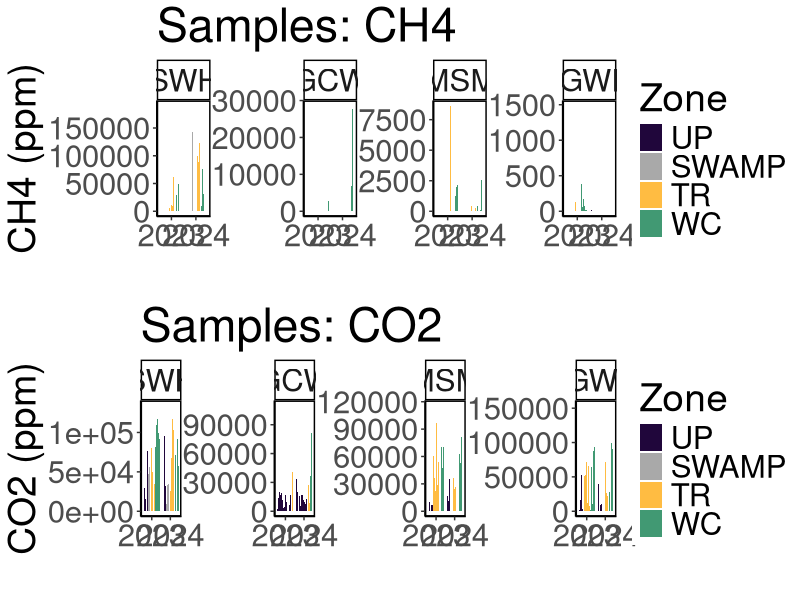
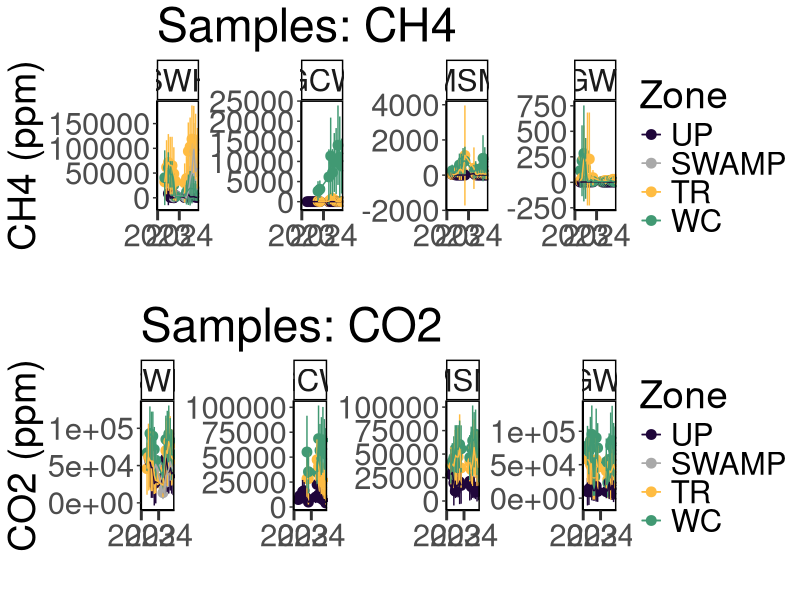
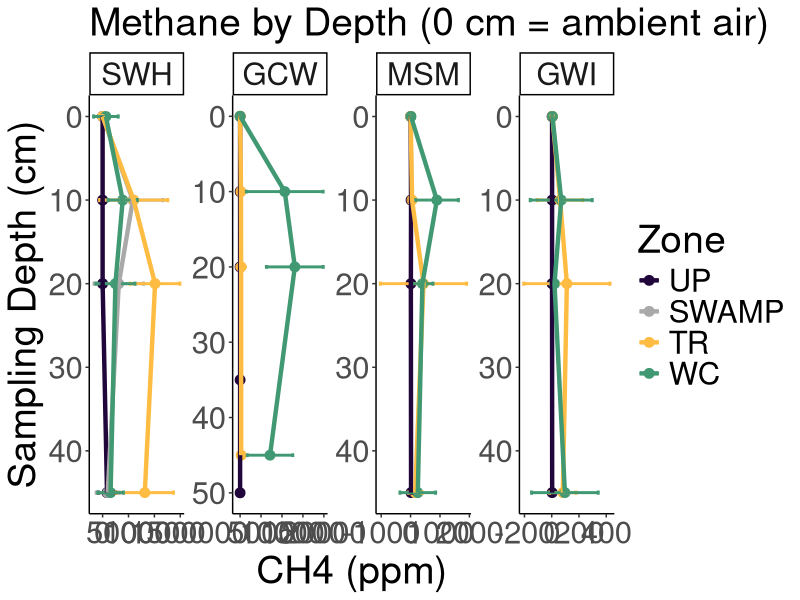
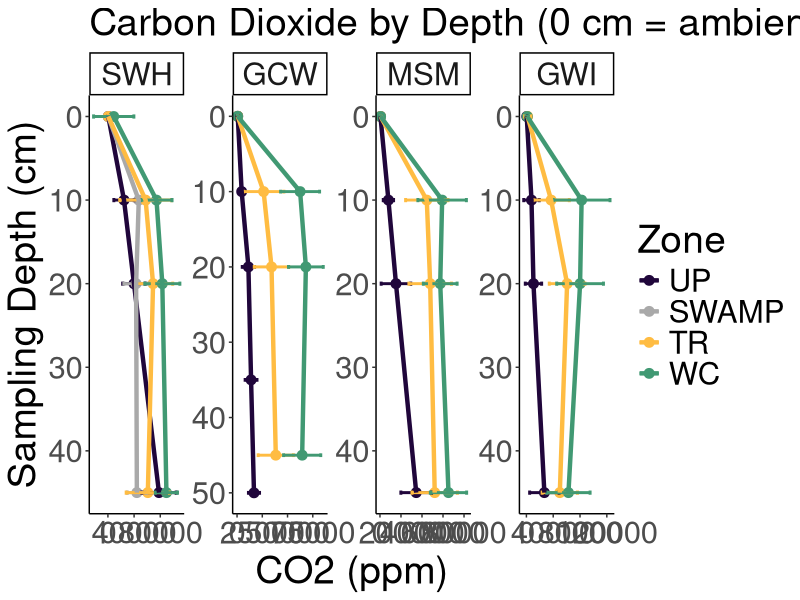
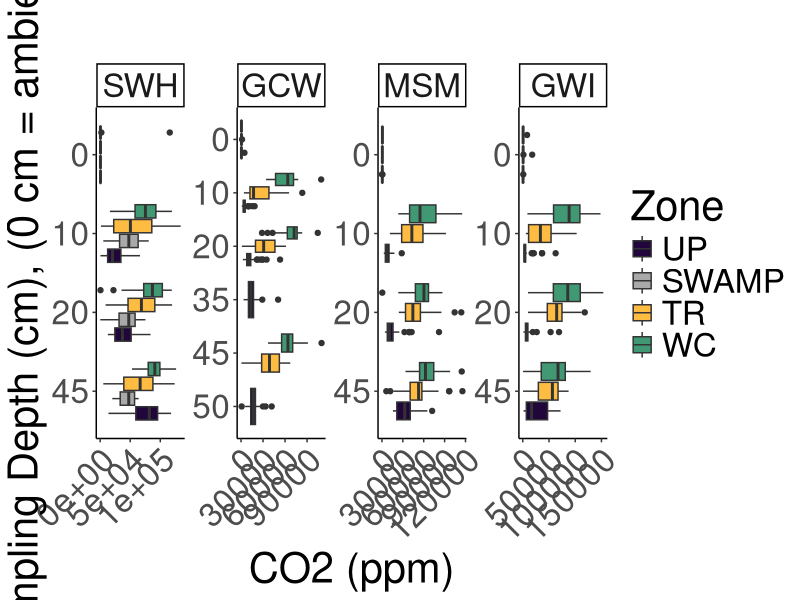
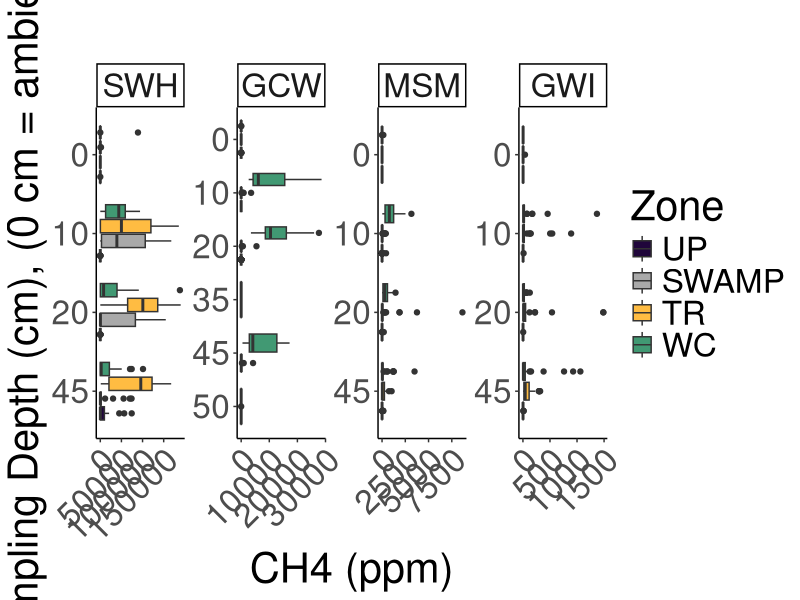
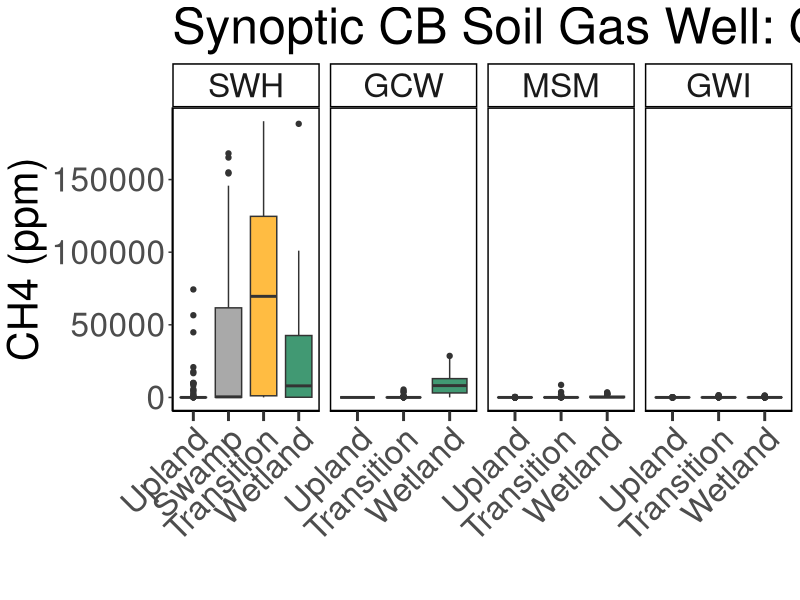
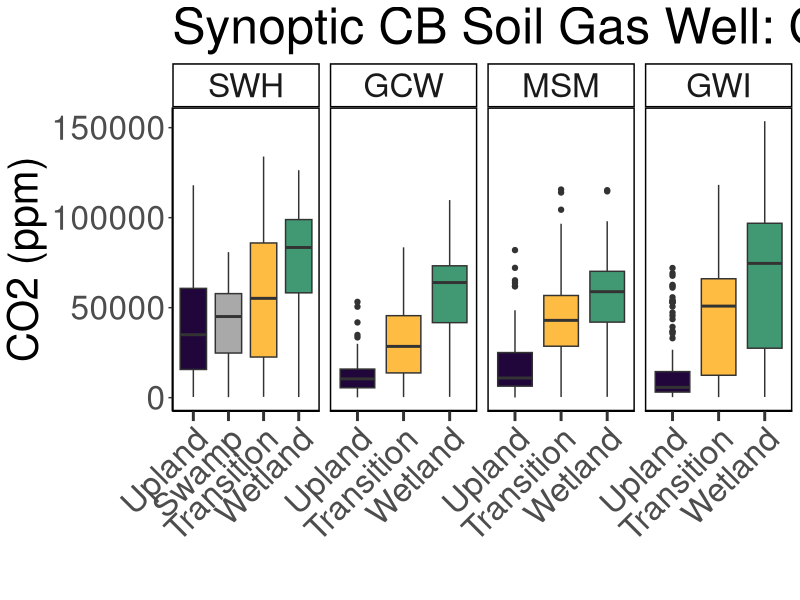

Recreate these plots in R, in order.
## ---- chunk 1
library(dplyr)
library(ggplot2)
library(ggpubr)
library(stringr)
library(readxl)
library(tidyr)
library(tibble)
library(openxlsx)
library(knitr)
## ---- chunk 2

#read in 2023 SGAS Data:
dat23 <- read.csv("2023/COMPASS_SynopticCB_SGAS_2023.csv")
# head(dat23)
colnames(dat23)
dat23$Depth1 <- as.character(dat23$Depth1)

#read in 2024 SGAS Data:
dat24 <- read.csv("2024/COMPASS_SynopticCB_SGAS_2024.csv")
# head(dat24)
colnames(dat24)

all_dat <- bind_rows(dat23, dat24)

##Remove samples flagged for unusually high values 
all_dat1 <- all_dat %>% 
  filter(is.na(qaqc_flag))

##Fix QAQC flags
all_dat1 <- all_dat1 %>% 
  mutate(CH4_Flag = gsub("Within Range", NA, CH4_Flag)) %>% 
  mutate(CH4_Flag = gsub("Needs Dilution", "adl", CH4_Flag)) %>% 
  mutate(CO2_Flag = gsub("Needs Dilution", "adl", CO2_Flag)) %>% 
  mutate(CO2_Flag = gsub("Needs Dilution", "adl", CO2_Flag))

##Select only required columns
all_dat2 <- all_dat1 %>%
  mutate(Depth_cm = gsub("cm", "", Depth)) %>% 
  rename(
         Year = Sample_Year, 
         Month = Sample_Month, 
         CH4_conc_flag = CH4_Flag, 
         CO2_conc_flag = CO2_Flag)

##Set 4 decimal points max
all_dat2 <- all_dat2 %>%
  mutate(across(where(is.numeric), round, digits = 0)) ##Can change this depending on what the machine output is

##Remove test samples
all_dat2 <- all_dat2 %>% 
  filter(Zone != "Test")

##Remove Within Range flag 
all_dat2 <- all_dat2 %>% 
  mutate(CO2_conc_flag = gsub("Within Range", NA, CO2_conc_flag)) %>% 
  mutate(CH4_conc_flag = gsub("Within Range", NA, CH4_conc_flag))

final_data <- all_dat2 %>% 
  mutate(Project = "COMPASS:Synoptic", 
         Region = "CB", 
         Month_long = Month) %>% 
  mutate(Month = match(Month_long, month.name)) %>% 
  rename(Plot = Zone) %>% 
  dplyr::select(
    Project, Region, Sample_ID, Year, Month, Site, Plot, Replicate, Depth_cm, Machine, CH4_Conc_ppm_dilcorr, CH4_conc_flag, CO2_Conc_ppm_dilcorr, CO2_conc_flag )

## ---- chunk 3

#write out a csv of all the data to the main folder: 
write.csv(final_data, "COMPASS_SynopticCB_SGAS_AllData.csv", row.names = FALSE)

## ---- chunk 4

data_plotting <- all_dat2

#Order by Zone from Upland to Surface Water
data_plotting$Zone = factor(data_plotting$Zone, levels = c("UP", "SWAMP", "TR", "WC", "SW"))
data_plotting <- data_plotting[order(data_plotting$Zone), ]

#Order by Site from SWH, GCW, MSM, GWI order, which is oligohaline to polyhaline
data_plotting$Site = factor(data_plotting$Site, levels = c("SWH", "GCW", "MSM", "GWI"))
data_plotting <- data_plotting[order(data_plotting$Site), ]

#Plot samples to get a first look at concentrations (sanity check)
#group the data for plotting
data_plotting_all <- data_plotting %>%
  group_by(Site, Zone) %>%
  mutate(row_num = factor(row_number())) %>%  # create row_num as factor per group
  ungroup()

#Plot data and change colors based on Zone:
viz_ch4_plot <- ggplot(data_plotting_all, aes(x = as.character(Year), y = CH4_Conc_ppm_dilcorr, fill = Zone)) +
  geom_bar(stat = "identity", position = position_dodge2(preserve = "total")) +
  facet_wrap( ~ Site, scales="free", nrow = 1) +
  scale_fill_manual(values = c(
    "UP" = "#20063B",
    "TR" = "#FFBC42",
    "SWAMP" = "darkgrey",
    "WC" = "#419973",
    "SW" = "#25ABE6"
  )) +
  theme_classic() +
  labs(x = " ", y = "CH4 (ppm)", title = "Samples: CH4") +
  theme(
    panel.spacing = unit(.05, "lines"), 
    panel.border = element_rect(color = "black", fill = NA, linewidth = 1)) + 
  theme(text = element_text(size = 28))

# viz_ch4_plot


viz_co2_plot <-  ggplot(data_plotting_all, aes(x = as.character(Year), y = CO2_Conc_ppm_dilcorr, fill = Zone)) +
  geom_bar(stat = "identity", position = position_dodge2(preserve = "total")) +
  facet_wrap( ~ Site, scales="free", nrow = 1) +
  scale_fill_manual(values = c(
    "UP" = "#20063B",
    "TR" = "#FFBC42",
    "SWAMP" = "darkgrey",
    "WC" = "#419973",
    "SW" = "#25ABE6"
  )) +
  theme_classic() +
  labs(x = " ", y = "CO2 (ppm)", title = "Samples: CO2") +
  theme(
    panel.spacing = unit(.05, "lines"), 
    panel.border = element_rect(color = "black", fill = NA, linewidth = 1))+ 
  theme(text = element_text(size = 28))

# viz_co2_plot

ggarrange(viz_ch4_plot, viz_co2_plot, nrow=2, ncol=1)


## ---- chunk 5

##Make Date Column with just Year and Month for Sample ID
data_plotting$Month_num <- match(data_plotting$Month, month.name)

all_dat_dates <- data_plotting %>%
  mutate(
    YearMonth = if_else(
      Month_num < 10,
      # Modify the string:
      YearMonth <- paste(data_plotting$Year, data_plotting$Month_num, sep = "-0"), 
      YearMonth <- paste(data_plotting$Year, data_plotting$Month_num, sep = "-"), 
    )
  )

##Summarize SGAS by Date, Site, and Zone
SGAS_avg <- all_dat_dates %>%
  group_by(Month_num, Year, Site, Zone) %>%
   dplyr::summarize(mean_ch4 = mean(CH4_Conc_ppm_dilcorr, na.rm=TRUE), 
            sd_ch4 = sd(CH4_Conc_ppm_dilcorr, na.rm=TRUE), 
            mean_co2 = mean(CO2_Conc_ppm_dilcorr, na.rm=TRUE), 
            sd_co2 = sd(CO2_Conc_ppm_dilcorr, na.rm=TRUE), 
            YearMonth = first(YearMonth))

# Concatenate with a day (e.g., "01" for the first day)
SGAS_avg$Date <- paste0(SGAS_avg$YearMonth, "-01")

# Convert to Date object
SGAS_avg$Date <- as.Date(SGAS_avg$Date)

# Define the specific date breaks you want to display
specific_breaks <- as.Date(c("2022-01-01", "2023-01-01", "2024-01-01", "2025-01-01"))

viz_ch4_plot_avgs <- ggplot(SGAS_avg, aes(x = Date, y = mean_ch4, color = Zone, group = Zone)) +
  geom_point(size = 3) + 
  geom_errorbar(aes(ymin = mean_ch4 - sd_ch4, ymax = mean_ch4 + sd_ch4), width = 0.2) + 
  geom_line() + 
  facet_wrap( ~ Site, scales="free_y", nrow = 1) +
  scale_color_manual(values = c(
    "UP" = "#20063B",
    "TR" = "#FFBC42",
    "SWAMP" = "darkgrey",
    "WC" = "#419973",
    "SW" = "#25ABE6"
  )) +
  theme_classic() +
  labs(x = " ", y = "CH4 (ppm)", title = "Samples: CH4") +
  theme(
    panel.spacing = unit(0.5, "lines"), 
    panel.border = element_rect(color = "black", fill = NA, linewidth = 1)) +
  # theme(axis.text.x = element_text(angle = 90, hjust = 0.5))+ 
  theme(text = element_text(size = 28))+
  scale_x_date(breaks = specific_breaks, date_labels = "%Y", expand = expansion(mult = c(0.18, 0.05)))+
  theme(axis.ticks.x = element_line(linewidth = 1))+
  theme(axis.ticks.length.x = unit(0.25, "cm"))

# viz_ch4_plot_avgs


viz_co2_plot_avgs <- ggplot(SGAS_avg, aes(x = Date, y = mean_co2, color = Zone, group = Zone)) +
  geom_point(size = 3) + 
  geom_errorbar(aes(ymin = mean_co2 - sd_co2, ymax = mean_co2 + sd_co2), width = 0.2) + 
  geom_line() + 
  facet_wrap( ~ Site, scales="free_y", nrow = 1) +
  scale_color_manual(values = c(
    "UP" = "#20063B",
    "TR" = "#FFBC42",
    "SWAMP" = "darkgrey",
    "WC" = "#419973",
    "SW" = "#25ABE6"
  )) +
  theme_classic() +
  labs(x = " ", y = "CO2 (ppm)", title = "Samples: CO2") +
  theme(
    panel.spacing = unit(0.5, "lines"), 
    panel.border = element_rect(color = "black", fill = NA, linewidth = 1)) +
  # theme(axis.text.x = element_text(angle = 90, hjust = 0.5))+ 
  theme(text = element_text(size = 28))+
  scale_x_date(breaks = specific_breaks, date_labels = "%Y", expand = expansion(mult = c(0.18, 0.05)))+
  theme(axis.ticks.x = element_line(linewidth = 1))+
  theme(axis.ticks.length.x = unit(0.25, "cm"))

# viz_co2_plot_avgs

ggarrange(viz_ch4_plot_avgs, viz_co2_plot_avgs, nrow=2, ncol=1)

## ---- chunk 6

##Remove SW and calculate average and sd for each depth
SGAS_avg_depth <- all_dat_dates %>%
  group_by(Site, Zone, Depth_cm) %>%
   dplyr::summarize(mean_ch4 = mean(CH4_Conc_ppm_dilcorr, na.rm=TRUE), 
            sd_ch4 = sd(CH4_Conc_ppm_dilcorr, na.rm=TRUE), 
            mean_co2 = mean(CO2_Conc_ppm_dilcorr, na.rm=TRUE), 
            sd_co2 = sd(CO2_Conc_ppm_dilcorr, na.rm=TRUE))

viz_ch4_plot_depth <- ggplot(SGAS_avg_depth, aes(x = as.numeric(Depth_cm), y = mean_ch4, color = Zone, group = Zone)) +
  geom_point(size = 3) + 
  geom_errorbar(aes(ymin = mean_ch4 - sd_ch4, ymax = mean_ch4 + sd_ch4), width = 0.5, size = 1) + 
  geom_line(size = 1.5) + 
  facet_wrap( ~ Site, scales="free", nrow = 1) + 
  scale_color_manual(values = c(
    "UP" = "#20063B",
    "TR" = "#FFBC42",
    "SWAMP" = "darkgrey",
    "WC" = "#419973"
  )) + 
  theme_classic() +
  labs(x = "Sampling Depth (cm)", y = "CH4 (ppm)", title = "Methane by Depth (0 cm = ambient air)") +
  theme(text = element_text(size = 28)) + 
  theme(plot.title = element_text(size = 28)) + 
  coord_flip() + 
  scale_x_continuous(trans = "reverse") + 
  labs(color = "Zone") 

viz_ch4_plot_depth

viz_co2_plot_depth <- ggplot(SGAS_avg_depth, aes(x = as.numeric(Depth_cm), y = mean_co2, color = Zone, group = Zone)) +
  geom_point(size = 3) + 
  geom_errorbar(aes(ymin = mean_co2 - sd_co2, ymax = mean_co2 + sd_co2), width = 0.5, size = 1) + 
  geom_line(size = 1.5) + 
  facet_wrap( ~ Site, scales="free", nrow = 1) + 
  scale_color_manual(values = c(
    "UP" = "#20063B",
    "TR" = "#FFBC42",
    "SWAMP" = "darkgrey",
    "WC" = "#419973"
  )) + 
  theme_classic() +
  labs(x = "Sampling Depth (cm)", y = "CO2 (ppm)", title = "Carbon Dioxide by Depth (0 cm = ambient air)") +
  theme(text = element_text(size = 28)) + 
  theme(plot.title = element_text(size = 28)) + 
  coord_flip() + 
  scale_x_continuous(trans = "reverse") + 
  labs(color = "Zone") 

viz_co2_plot_depth

## ---- chunk 7

##Remove SW
unique(data_plotting$Depth_cm)
data_plotting_depth <- data_plotting %>%
  mutate(Depth_cm = factor(Depth_cm, levels = c("50", "45", "35", "20", "10", "0")))


#Plot data and change colors based on Zone:
viz_co2_depth <-  ggplot(data_plotting_depth, aes(x = Depth_cm, y = CO2_Conc_ppm_dilcorr, fill = Zone)) +
  geom_boxplot() +
  facet_wrap( ~ Site, scales="free", nrow = 1) +
  scale_fill_manual(values = c(
    "UP" = "#20063B",
    "TR" = "#FFBC42",
    "SWAMP" = "darkgrey",
    "WC" = "#419973")) +
  theme_classic() +
  labs(x = "Sampling Depth (cm), (0 cm = ambient air)", y = "CO2 (ppm)", title = "") +
  # theme(
  #   panel.spacing = unit(.05, "lines"), 
  #   panel.border = element_rect(color = "black", fill = NA, linewidth = 1))+ 
  theme(text = element_text(size = 30))+ 
  theme(axis.text.x = element_text(angle = 45, vjust = 1, hjust = 1))+ 
  coord_flip() 

viz_co2_depth

#Plot data and change colors based on Zone:
viz_ch4_depth <-  ggplot(data_plotting_depth, aes(x = Depth_cm, y = CH4_Conc_ppm_dilcorr, fill = Zone)) +
  geom_boxplot() +
  facet_wrap( ~ Site, scales="free", nrow = 1) +
  scale_fill_manual(values = c(
    "UP" = "#20063B",
    "TR" = "#FFBC42",
    "SWAMP" = "darkgrey",
    "WC" = "#419973")) +
  theme_classic() +
  labs(x = "Sampling Depth (cm), (0 cm = ambient air)", y = "CH4 (ppm)", title = "") +
  # theme(
  #   panel.spacing = unit(.05, "lines"), 
  #   panel.border = element_rect(color = "black", fill = NA, linewidth = 1))+ 
  theme(text = element_text(size = 30))+ 
  theme(axis.text.x = element_text(angle = 45, vjust = 1, hjust = 1))+ 
  coord_flip() 

viz_ch4_depth

## ---- chunk 8

all_dat_dates <- all_dat_dates %>% 
    mutate(
    Zone_1 = case_when(
      Zone == "UP" ~ "Upland",
      Zone == "SWAMP" ~ "Swamp",
      Zone == "TR" ~ "Transition",
      Zone == "WC" ~ "Wetland",
      Zone == "SW" ~ "Surface Water",
      TRUE ~ Zone  # keep everything else unchanged
    )
  ) %>%
  mutate(Zone_1 = factor(Zone_1, levels = c("Upland", "Swamp", "Transition", "Wetland", "Surface Water")))


##Summarize CO2 and CH4 by Date, Site, and Zone
viz_ch4_boxplot <- ggplot(all_dat_dates, aes(x = Zone_1, y = CH4_Conc_ppm_dilcorr, fill = Zone_1, group = Zone_1)) +
  geom_boxplot() + 
  facet_grid( ~ Site, scales = "free_x") +
  scale_x_discrete(drop = TRUE) +
  scale_fill_manual(values = c(
    "Upland" = "#20063B",
    "Transition" = "#FFBC42",
    "Swamp" = "darkgrey",
    "Wetland" = "#419973",
    "Surface Water" = "#25ABE6"
  ), labels = c("Upland", "Swamp", "Transition", "Wetland", "Surface Water")) +
  theme_classic() +
  labs(x = " ", y = "CH4 (ppm)", title = "Synoptic CB Soil Gas Well: CH4") +
  theme(
    panel.spacing = unit(0.5, "lines"), 
    panel.border = element_rect(color = "black", fill = NA, linewidth = 1)) +
  theme(axis.text.x = element_text(angle = 45, vjust = 1, hjust = 1))+ 
  theme(text = element_text(size = 30))+
  theme(axis.ticks.x = element_line(linewidth = 1))+
  theme(axis.ticks.length.x = unit(0.25, "cm"))+ 
  #scale_x_discrete(labels = c("Upland", "Swamp", "Transition", "Wetland", "Surface Water"))+ 
  theme(legend.position = "none")

viz_ch4_boxplot


viz_co2_boxplot <- ggplot(all_dat_dates, aes(x = Zone_1, y = CO2_Conc_ppm_dilcorr, fill = Zone_1, group = Zone_1)) +
  geom_boxplot() +
  facet_grid( ~ Site, scales = "free_x") +
  scale_x_discrete(drop = TRUE) +
  scale_fill_manual(values = c(
    "Upland" = "#20063B",
    "Transition" = "#FFBC42",
    "Swamp" = "darkgrey",
    "Wetland" = "#419973",
    "Surface Water" = "#25ABE6"
  ), labels = c("Upland", "Swamp", "Transition", "Wetland", "Surface Water")) +
  theme_classic() +
  labs(x = " ", y = "CO2 (ppm)", title = "Synoptic CB Soil Gas Well: CO2") +
  theme(
    panel.spacing = unit(0.5, "lines"), 
    panel.border = element_rect(color = "black", fill = NA, linewidth = 1)) +
  theme(axis.text.x = element_text(angle = 45, vjust = 1, hjust = 1))+ 
  theme(text = element_text(size = 30))+
  theme(axis.ticks.x = element_line(linewidth = 1))+
  theme(axis.ticks.length.x = unit(0.25, "cm"))+ 
  #scale_x_discrete(labels = c("Upland", "Swamp", "Transition", "Wetland", "Surface Water"))+ 
  theme(legend.position = "none")

viz_co2_boxplot

# ggarrange(viz_CH4_boxplot, viz_CO2_boxplot, nrow=2, ncol=1)

# Save as a PNG
png("COMPASS_SynopticCB_CH4_alldata.png", width = 2000, height = 1200, res = 100) 
print(viz_ch4_boxplot)  # For ggplot objects, use print()
dev.off() 

# Save as a PNG
png("COMPASS_SynopticCB_CO2_alldata.png", width = 2000, height = 1200, res = 100) 
print(viz_co2_boxplot)  # For ggplot objects, use print()
dev.off() 

## ---- chunk 9
# It would also be great to add to our collation codes a summary chunk that will calculate value ranges, means, and standard deviations (and errors) for each site, zone, depth for each year; also for each site zone, depth overall; and for each site and zone overall so that we have some easy access to metrics. Was just thinking this might be helpful today when re-collating the DIC data.

colnames(all_dat2)

##Metrics for each site, zone, depth for each year
summary_by_year <- all_dat2 %>%
  group_by(Year, Site, Zone, Depth_cm) %>%
   reframe(
     min_CH4_ppm = min(CH4_Conc_ppm_dilcorr, na.rm=TRUE),
     max_CH4_ppm = max(CH4_Conc_ppm_dilcorr, na.rm=TRUE), 
     mean_CH4_ppm = mean(CH4_Conc_ppm_dilcorr, na.rm=TRUE), 
     sd_CH4_ppm = sd(CH4_Conc_ppm_dilcorr, na.rm=TRUE), 

     min_CO2_ppm = min(CO2_Conc_ppm_dilcorr, na.rm=TRUE),
     max_CO2_ppm = max(CO2_Conc_ppm_dilcorr, na.rm=TRUE), 
     mean_CO2_ppm = mean(CO2_Conc_ppm_dilcorr, na.rm=TRUE), 
     sd_CO2_ppm = sd(CO2_Conc_ppm_dilcorr, na.rm=TRUE)) %>%
  mutate(across(where(is.numeric), round, digits = 0)) 

##Metrics for each site, zone, depth for all years
summary_all_years <- all_dat2 %>%
  group_by(Site, Zone, Depth_cm) %>%
   reframe(
     min_CH4_ppm = min(CH4_Conc_ppm_dilcorr, na.rm=TRUE),
     max_CH4_ppm = max(CH4_Conc_ppm_dilcorr, na.rm=TRUE), 
     mean_CH4_ppm = mean(CH4_Conc_ppm_dilcorr, na.rm=TRUE), 
     sd_CH4_ppm = sd(CH4_Conc_ppm_dilcorr, na.rm=TRUE), 

     min_CO2_ppm = min(CO2_Conc_ppm_dilcorr, na.rm=TRUE),
     max_CO2_ppm = max(CO2_Conc_ppm_dilcorr, na.rm=TRUE), 
     mean_CO2_ppm = mean(CO2_Conc_ppm_dilcorr, na.rm=TRUE), 
     sd_CO2_ppm = sd(CO2_Conc_ppm_dilcorr, na.rm=TRUE)) %>%
  mutate(across(where(is.numeric), round, digits = 0)) 

##Metrics for each site and zone for all depths and years
summary_all_depths_years <- all_dat2 %>%
  group_by(Site, Zone) %>%
    reframe(
     min_CH4_ppm = min(CH4_Conc_ppm_dilcorr, na.rm=TRUE),
     max_CH4_ppm = max(CH4_Conc_ppm_dilcorr, na.rm=TRUE), 
     mean_CH4_ppm = mean(CH4_Conc_ppm_dilcorr, na.rm=TRUE), 
     sd_CH4_ppm = sd(CH4_Conc_ppm_dilcorr, na.rm=TRUE), 

     min_CO2_ppm = min(CO2_Conc_ppm_dilcorr, na.rm=TRUE),
     max_CO2_ppm = max(CO2_Conc_ppm_dilcorr, na.rm=TRUE), 
     mean_CO2_ppm = mean(CO2_Conc_ppm_dilcorr, na.rm=TRUE), 
     sd_CO2_ppm = sd(CO2_Conc_ppm_dilcorr, na.rm=TRUE)) %>%
  mutate(across(where(is.numeric), round, digits = 0)) 

## ---- chunk 10
#  I am thinking it might be cool to add to our Soil Gas Well collation files a table at the end that has total number of samples then also some info about # of samples per zone, site, depth etc.

##Metrics for each year
sample_numbers_years <- all_dat2 %>%
  group_by(Year) %>%
   reframe(
     Number_of_samples = n())

##Metrics for each site, zone, depth for all years
sample_numbers <- all_dat2 %>%
  group_by(Site, Zone, Depth_cm) %>%
   reframe(
     Number_of_samples = n())
     

## ---- chunk 11

library(kableExtra)

#Order by Zone from Upland to Surface Water
summary_all_depths_years$Zone = factor(summary_all_depths_years$Zone, levels = c("UP", "SWAMP", "TR", "WC", "SW"))
summary_all_depths_years <- summary_all_depths_years[order(summary_all_depths_years$Zone), ]

#Order by Site from SWH, GCW, MSM, GWI order, which is oligohaline to polyhaline
summary_all_depths_years$Site = factor(summary_all_depths_years$Site, levels = c("SWH", "GCW", "MSM", "GWI"))
summary_all_depths_years <- summary_all_depths_years[order(summary_all_depths_years$Site), ]

kable(
  summary_all_depths_years[, c("Site", "Zone", "min_CH4_ppm",	"max_CH4_ppm",	"mean_CH4_ppm", "min_CO2_ppm",	"max_CO2_ppm",	"mean_CO2_ppm")],  
  format = "latex",
  booktabs = TRUE,
  caption = "Summary Statistics"
) %>%
  kable_styling(
    latex_options = c("hold_position", "striped", "scale_down"),
    font_size = 12
  ) %>%
  row_spec(0, bold = TRUE) %>%   # header
  column_spec(1, bold = TRUE)


## ---- chunk 12

#Order by Zone from Upland to Surface Water
sample_numbers$Zone = factor(sample_numbers$Zone, levels = c("UP", "SWAMP", "TR", "WC", "SW"))
sample_numbers <- sample_numbers[order(sample_numbers$Zone), ]

#Order by Site from SWH, GCW, MSM, GWI order, which is oligohaline to polyhaline
sample_numbers$Site = factor(sample_numbers$Site, levels = c("SWH", "GCW", "MSM", "GWI"))
sample_numbers <- sample_numbers[order(sample_numbers$Site), ]

kable(
  sample_numbers_years[, c("Year", "Number_of_samples")],  
  format = "latex",
  booktabs = TRUE,
  caption = paste0("Total Samples: ", nrow(all_dat2))
) %>%
  kable_styling(
    latex_options = c("hold_position", "striped", "scale_down"),
    font_size = 12
  ) %>%
  row_spec(0, bold = TRUE) %>%   # header
  column_spec(1, bold = TRUE)

## ---- chunk 13
##Remove SW samples
sample_numbers_pw <- sample_numbers

##Number of Samples Plots
sample_num_barplot <- ggplot(sample_numbers_pw, aes(x = as.character(Depth_cm), y = Number_of_samples, fill = Zone)) +
  geom_col(position = "dodge", color = "black", width = 0.75) + # 'color' adds a border to the bars
  facet_grid(~Site , scales = "free_x") +
  scale_x_discrete(drop = TRUE) +
  scale_fill_manual(values = c(
    "UP" = "#20063B",
    "TR" = "#FFBC42",
    "SWAMP" = "darkgrey",
    "WC" = "#419973"
  ), labels = c("Upland", "Swamp", "Transition", "Wetland")) +
  theme_classic() +
  labs(x = "Depth (cm)", y = "Number of Samples", title = "Synoptic CB SGAS Sample Numbers") +
  theme(
    panel.spacing = unit(0.5, "lines"),
    panel.border = element_rect(color = "black", fill = NA, linewidth = 1)) +
  theme(axis.text.x = element_text(angle = 45, vjust = 1, hjust = 1))+
  theme(text = element_text(size = 30))+
  theme(axis.ticks.x = element_line(linewidth = 1))+
  theme(axis.ticks.length.x = unit(0.25, "cm"))
  #scale_x_discrete(labels = c("Upland", "Swamp", "Transition", "Wetland", "Surface Water"))+
  # theme(legend.position = "none")

sample_num_barplot
## ---- chunk 14

#write out a csv of all the data to the main folder: 
write.csv(summary_by_year, "COMPASS_SynopticCB_PW_SGAS_Summarized_By_Year.csv")


#write out a csv of the metadata associated with the data: 
write.csv(summary_all_years, "COMPASS_SynopticCB_PW_SGAS_Summarized_Years_Combined.csv")


#write out a csv of the metadata associated with the data: 
write.csv(summary_all_depths_years, "COMPASS_SynopticCB_PW_SGAS_Summarized_Years_and_Depths_Combined.csv")
